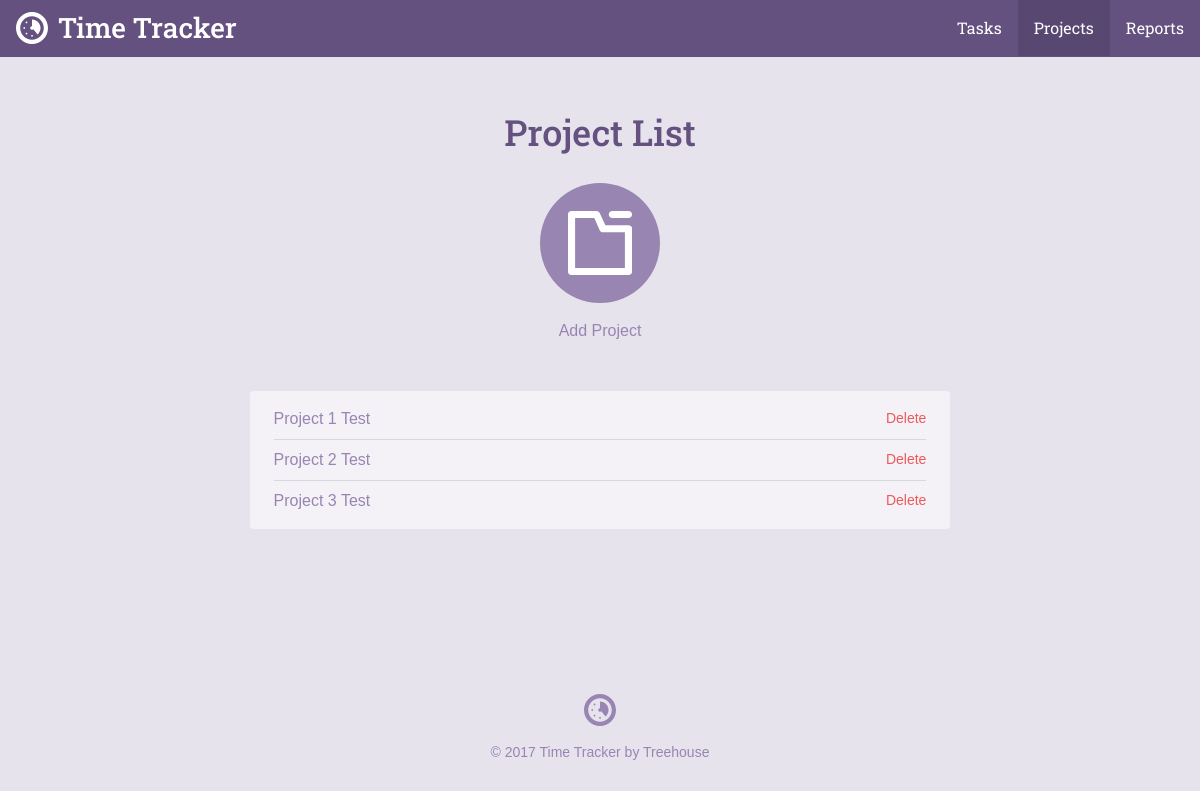
The page /project_list.php on the database as committed earlier.
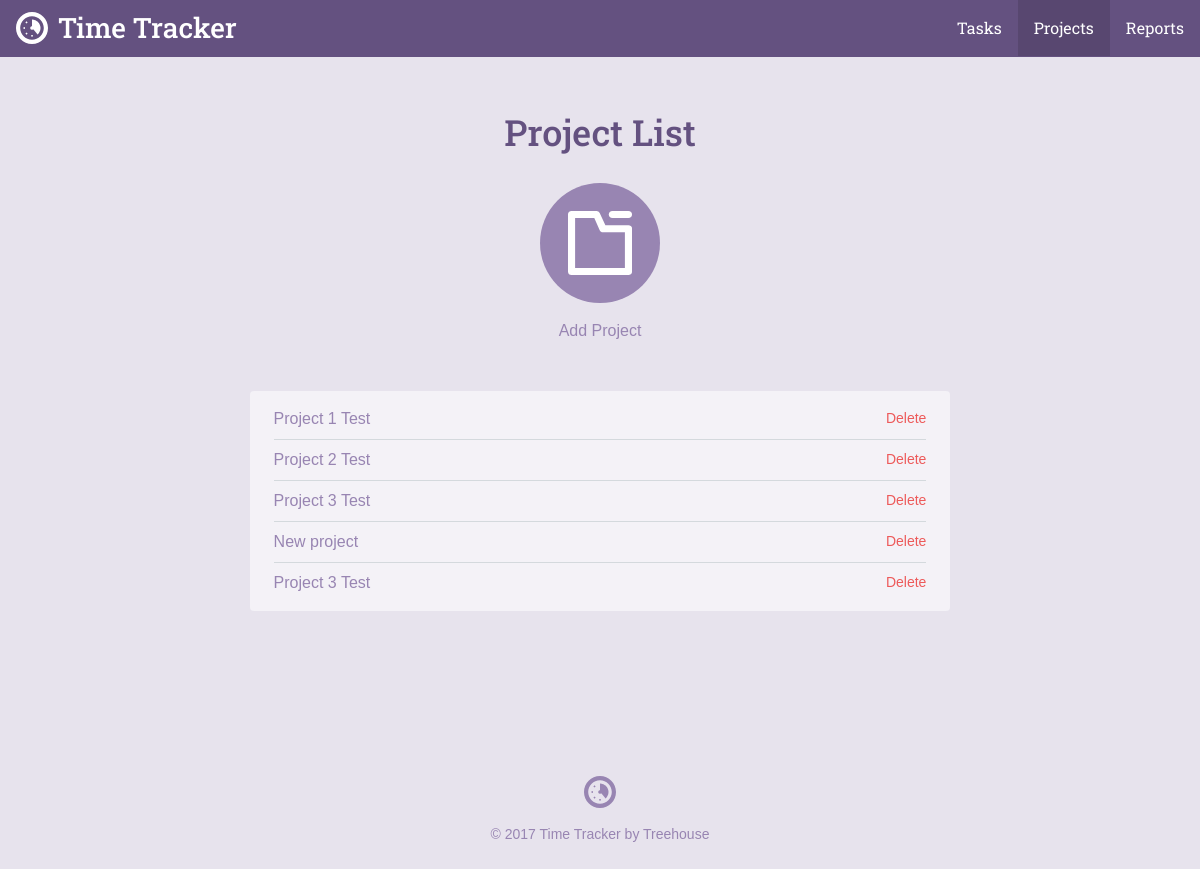
The same page on the database as committed later.
### tables this page shows
CREATE TABLE `projects` (
	`project_id`	INTEGER PRIMARY KEY AUTOINCREMENT,
	`title`	TEXT NOT NULL,
	`category`	TEXT NOT NULL
);

### inc/functions.php (called while the page is built, shortened)
<?php
function get_project_list(){
	include 'connection.php';
	try{
		return $db->query("
			SELECT project_id,title,category
			FROM projects");
	}catch(Exception $e){
		echo "Error: " . $e->getMessage() . "</br>";
		return array();
	}
}

### project_list.php (the view, shortened to what this page needs)
<?php
require 'inc/functions.php';
$page = "projects";
include 'inc/header.php';
?>
<div class="section catalog random">
    <div class="col-container page-container">
        <div class="col col-70-md col-60-lg col-center">
            <h1 class="actions-header">Project List</h1>
            <div class="actions-item">
                <a class="actions-link" href="project.php">
                <span class="actions-icon">
                  <svg viewbox="0 0 64 64"><use xlink:href="#project_icon"></use></svg>
                </span>
                Add Project
                </a>
            </div>
            <div class="form-container">
                <ul class="items">
               <?php
                    foreach(get_project_list() as $item){
                        echo "<li><a href='project.php?id=". $item['project_id'] . "'>". $item['title'] . "</a>";
                        echo "<form method='post' action='project_list.php' onsubmit=\" return confirm('Are you sure you
                        want to delete this project?'); \" > \n";
                        echo "<input type='submit' class='button--delete' value='Delete' />\n";
                        echo "</li>";
                    }
                ?>
                </ul>
            </div>
        </div>
    </div>
</div>
<?php include("inc/footer.php"); ?>

### inc/header.php (shortened to what this page needs)
<html>
<head>
	<link rel="stylesheet" href="css/style.css" type="text/css">
</head>
<body>
	<header class="header">
    <div class="col-container">
  		<h1>
        <a class="logo" href="./">
          <svg viewbox="0 0 64 64" class="logo-icon"><use xlink:href="#logo_icon"></use></svg>
          <span class="logo-name">Time Tracker</span>
        </a>
      </h1>
  		<ul class="nav">
        <li class="nav-item tasks<?php if ($page == "tasks") { echo " on"; } ?>"><a class="nav-link" href="task_list.php">Tasks</a></li>
        <li class="nav-item projects<?php if ($page == "projects") { echo " on"; } ?>"><a class="nav-link" href="project_list.php">Projects</a></li>
        <li class="nav-item reports<?php if ($page == "reports") { echo " on"; } ?>"><a class="nav-link" href="reports.php">Reports</a></li>
      </ul>
    </div>
  </header>
	<div id="content">

Rows that differ between the two databases and show on the page:
added projects: title "New project"
added projects: title "Project 3 Test"
